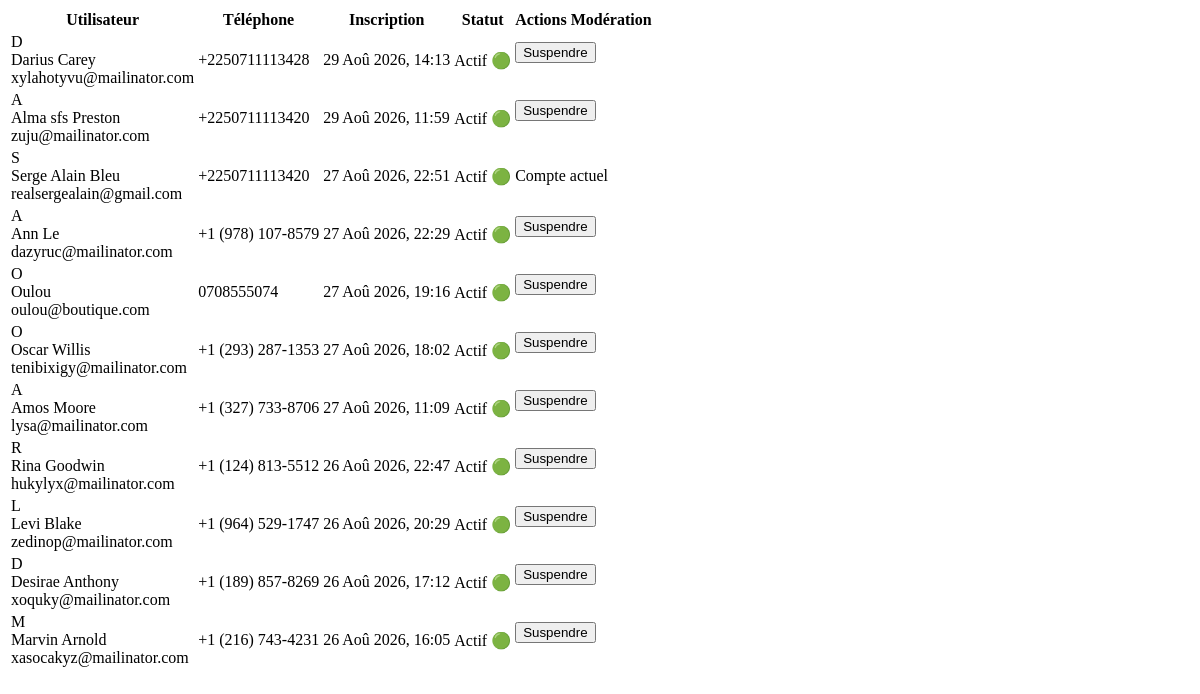
/super-admin/users/ (signed in), run on an earlier commit of the app's database.
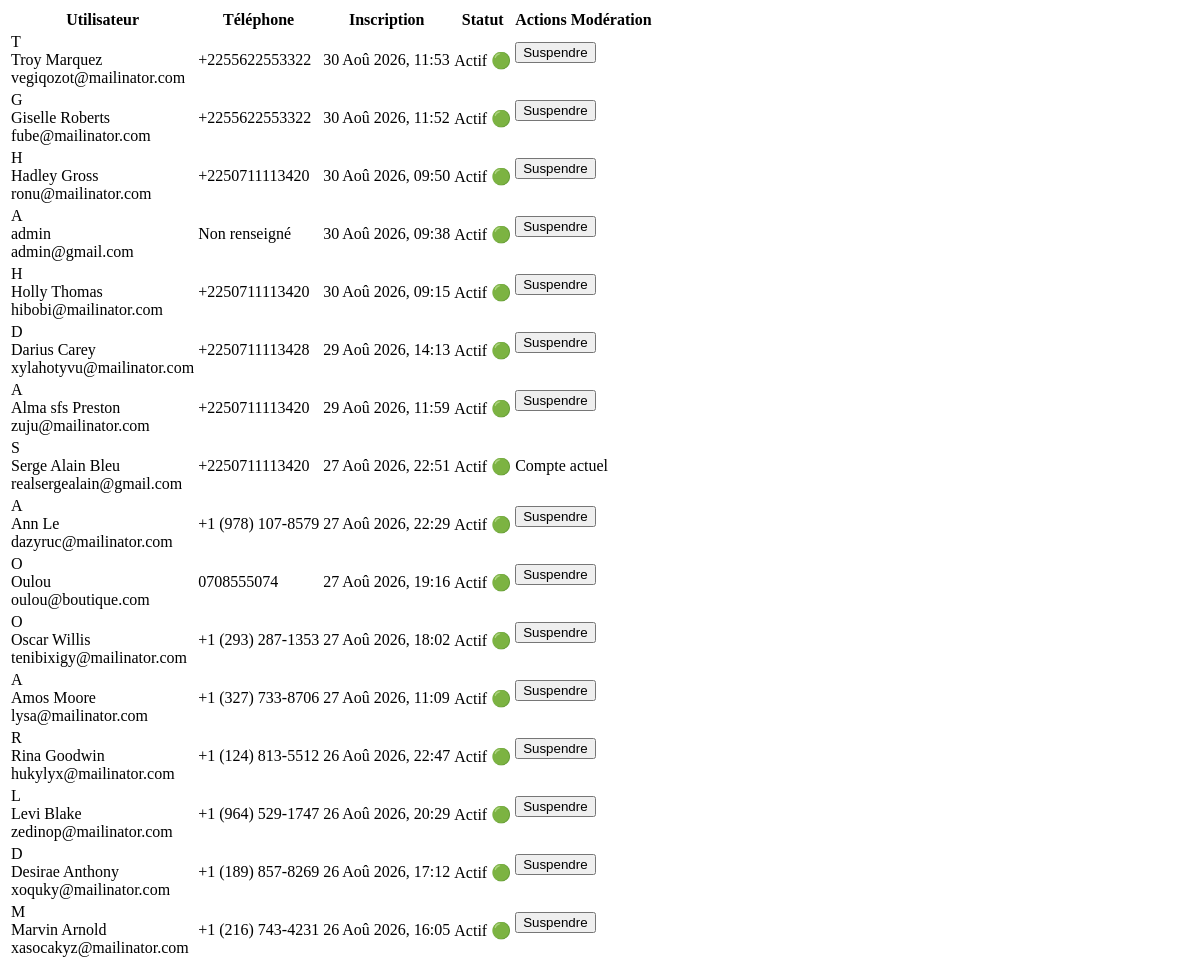
And on a later commit of the database.
### apps/accounts/models.py (models this page shows, shortened)
class User(AbstractBaseUser, PermissionsMixin):
    id = models.UUIDField(primary_key=True, default=uuid.uuid4, editable=False)
    email = models.EmailField(_('adresse email'), unique=True, max_length=255)
    phone = models.CharField(_('numéro de téléphone'), max_length=20, blank=True, null=True)
    first_name = models.CharField(_('prénom'), max_length=150, blank=True)
    last_name = models.CharField(_('nom'), max_length=150, blank=True)
    is_staff = models.BooleanField(
        _('statut équipe'),
        default=False,
        help_text=_('Désigne si l\'utilisateur peut se connecter au site d\'administration.'),
    )
    is_active = models.BooleanField(
        _('actif'),
        default=True,
        help_text=_('Désigne si ce compte doit être traité comme actif.'),
    )
    date_joined = models.DateTimeField(_('date d\'inscription'), default=timezone.now)
    updated_at = models.DateTimeField(_('dernière mise à jour'), auto_now=True)
    objects = UserManager()
    USERNAME_FIELD = 'email'
    REQUIRED_FIELDS = []
    class Meta:
        verbose_name = _('utilisateur')
        verbose_name_plural = _('utilisateurs')
        ordering = ['-date_joined']
    @property
    def full_name(self):
        if self.first_name and self.last_name:
            return f"{self.first_name} {self.last_name}"
        return self.first_name or self.last_name or self.email.split('@')[0]

### apps/core/super_admin_views.py (the view, shortened to what this page needs)
# urls.py: path('users/', super_admin_users_partial, name='users_partial'),
@login_required
@user_passes_test(staff_required, login_url='accounts:login')
def super_admin_users_partial(request):
    q = request.GET.get('q', '').strip()
    users = User.objects.all()
    return render(request, 'core/super_admin/partials/user_table.html', {'users': users[:50]})

### apps/core/super_admin_views.py (called while the page is built)
def staff_required(user):
    return user.is_authenticated and (user.is_staff or user.is_superuser)

### templates/core/super_admin/partials/user_table.html (shortened to what this page needs)
<div class="overflow-x-auto">
    <table class="w-full text-left border-collapse text-xs sm:text-sm">
        <thead>
            <tr class="border-b border-slate-200 dark:border-slate-800 text-slate-400 font-bold uppercase tracking-wider text-[10px]">
                <th class="py-3 px-4">Utilisateur</th>
                <th class="py-3 px-4">Téléphone</th>
                <th class="py-3 px-4">Inscription</th>
                <th class="py-3 px-4">Statut</th>
                <th class="py-3 px-4 text-right">Actions Modération</th>
            </tr>
        </thead>
        <tbody class="divide-y divide-slate-100 dark:divide-slate-800">
            {% for u in users %}
            <tr class="hover:bg-slate-50/50 dark:hover:bg-slate-800/40 transition-colors">
                <td class="py-3.5 px-4 font-bold text-slate-900 dark:text-white flex items-center gap-2.5">
                    <div class="w-8 h-8 rounded-full bg-brand-100 dark:bg-brand-900/40 text-brand-700 dark:text-brand-300 font-black flex items-center justify-center text-xs">
                        {{ u.first_name|default:u.email|make_list|first|upper }}
                    </div>
                    <div>
                        <div class="font-extrabold text-xs text-slate-900 dark:text-white">{{ u.full_name }}</div>
                        <div class="text-[10px] text-slate-400 font-normal">{{ u.email }}</div>
                    </div>
                </td>
                <td class="py-3.5 px-4 font-medium text-slate-600 dark:text-slate-300">
                    {{ u.phone|default:"Non renseigné" }}
                </td>
                <td class="py-3.5 px-4 text-slate-400 text-xs">
                    {{ u.date_joined|date:"d M Y, H:i" }}
                </td>
                <td class="py-3.5 px-4">
                    {% if u.is_active %}
                    <span class="px-2.5 py-1 rounded-full bg-emerald-100 text-emerald-800 dark:bg-emerald-950/50 dark:text-emerald-300 text-[10px] font-extrabold">
                        Actif 🟢
                    </span>
                    {% else %}
                    <span class="px-2.5 py-1 rounded-full bg-rose-100 text-rose-800 dark:bg-rose-950/50 dark:text-rose-300 text-[10px] font-extrabold">
                        Suspendu 🔴
                    </span>
                    {% endif %}
                </td>
                <td class="py-3.5 px-4 text-right">
                    {% if u != request.user %}
                    <form hx-post="{% url 'super_admin:toggle_user' u.id %}"
                          hx-target="#user-table-container"
                          hx-swap="innerHTML"
                          class="inline-block">
                        {% if u.is_active %}
                        <button type="submit"
                                onclick="return confirm('Suspendre l\'accès de cet utilisateur ?')"
                                class="px-3 py-1.5 rounded-xl bg-rose-50 text-rose-600 hover:bg-rose-100 font-bold text-[10px] border border-rose-200 transition-all active:scale-95">
                            Suspendre
                        </button>
                        {% else %}
                        <button type="submit"
                                class="px-3 py-1.5 rounded-xl bg-emerald-50 text-emerald-600 hover:bg-emerald-100 font-bold text-[10px] border border-emerald-200 transition-all active:scale-95">
                            Réactiver
                        </button>
                        {% endif %}
                    </form>
                    {% else %}
                    <span class="text-[10px] text-slate-400 italic">Compte actuel</span>
                    {% endif %}
                </td>
            </tr>
            {% empty %}
            <tr>
                <td colspan="5" class="py-8 text-center text-slate-400 text-xs">Aucun utilisateur trouvé.</td>
            </tr>
            {% endfor %}
        </tbody>
    </table>
</div>

What changed in the data, as far as the page shows it:
added User: first_name|make_list "T", full_name "Troy Marquez", email "vegiqozot@mailinator.com", phone "+2255622553322", date_joined "30 Aoû 2026, 11:53", is_active "Actif 🟢"
added User: first_name|make_list "G", full_name "Giselle Roberts", email "fube@mailinator.com", phone "+2255622553322", date_joined "30 Aoû 2026, 11:52", is_active "Actif 🟢"
added User: first_name|make_list "H", full_name "Hadley Gross", email "ronu@mailinator.com", phone "+2250711113420", date_joined "30 Aoû 2026, 09:50", is_active "Actif 🟢"
added User: first_name|make_list "A", full_name "admin", email "admin@gmail.com", phone "Non renseigné", date_joined "30 Aoû 2026, 09:38", is_active "Actif 🟢"
added User: first_name|make_list "H", full_name "Holly Thomas", email "hibobi@mailinator.com", phone "+2250711113420", date_joined "30 Aoû 2026, 09:15", is_active "Actif 🟢"
